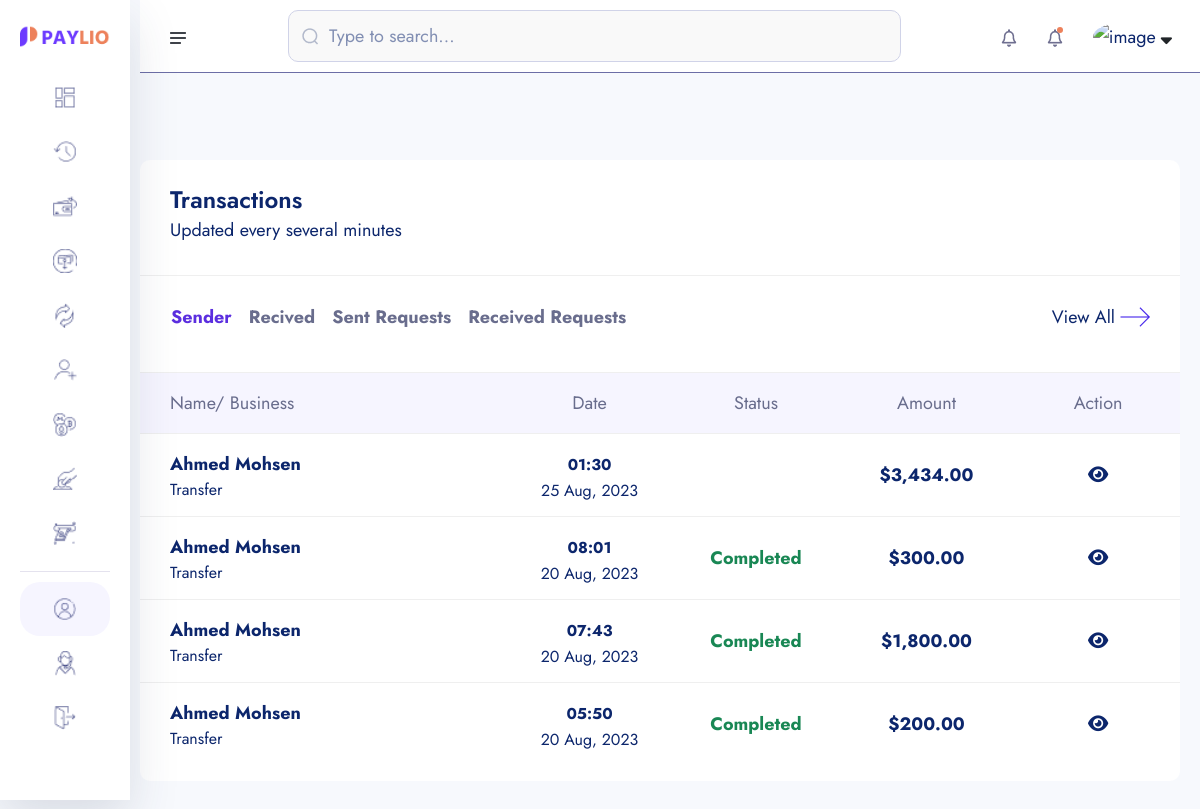
Page /transaction/ (signed in) on the committed database.
### core/models.py (models this page shows, shortened)
class Transaction(models.Model):
    transaction_id = ShortUUIDField(unique = True, length = 15, max_length=20, prefix="TRN")
    user = models.ForeignKey(User, on_delete=models.SET_NULL, null=True, related_name="user")
    amount = models.DecimalField(max_digits=12, decimal_places=2,default=0.00)
    description = models.CharField(max_length=1000, null=True, blank=True)
    reciver = models.ForeignKey(User, on_delete=models.SET_NULL, null=True, related_name="reciver")
    sender = models.ForeignKey(User, on_delete=models.SET_NULL, null=True, related_name="sender")
    reciver_account = models.ForeignKey(Account, on_delete=models.SET_NULL, null=True, related_name="reciver_account")
    sender_account = models.ForeignKey(Account, on_delete=models.SET_NULL, null=True, related_name="sender_account")
    status = models.CharField(choices=TRANSACTION_STATUS ,max_length=100, default="pending")
    transaction_type = models.CharField(choices=TRANSACTION_TYPE ,max_length=100, default="none")
    date = models.DateTimeField(auto_now_add=True)
    update = models.DateTimeField(auto_now_add=False, null=True, blank=True)

### userauths/models.py (models this page shows, shortened)
class User(AbstractUser):
    username = models.CharField(max_length=100)
    email = models.EmailField(unique=True)
    is_staff = models.BooleanField(default=False)
    is_superuser = models.BooleanField(default=False)
    USERNAME_FIELD = 'email'
    REQUIRED_FIELDS = ['username']

### account/models.py (models this page shows, shortened)
class KYC(models.Model):
    id = models.UUIDField(primary_key=True, unique=True, default=uuid.uuid4, editable=False)
    user =  models.OneToOneField(User, on_delete=models.CASCADE)
    account =  models.OneToOneField(Account, on_delete=models.CASCADE, null=True, blank=True)
    full_name = models.CharField(max_length=1000)
    image = models.ImageField(upload_to="kyc", default="default.jpg")
    marital_status = models.CharField(choices=MARITAL_STATUS, max_length=40)
    gender = models.CharField(choices=GENDER, max_length=40)
    identity_type = models.CharField(choices=IDENTITY_TYPE, max_length=140)
    identity_image = models.ImageField(upload_to="kyc", null=True, blank=True)
    date_of_birth = models.DateTimeField(auto_now_add=False)
    signature = models.ImageField(upload_to="kyc")
    country = models.CharField(max_length=100)
    state = models.CharField(max_length=100)
    city = models.CharField(max_length=100)
    mobile = models.CharField(max_length=1000)
    fax = models.CharField(max_length=1000)
    date = models.DateTimeField(auto_now_add=True)
    class Meta:
        ordering = ['-date']

### core/transaction.py (the view)
# urls.py: path('transaction/',transaction_list, name='transaction-list' ),
@login_required
def transaction_list(request):
    transaction_sender = Transaction.objects.filter(sender = request.user, transaction_type="transfer").order_by("-id")
    transaction_reciver = Transaction.objects.filter(reciver = request.user, transaction_type="transfer").order_by("-id")
    request_sender_transaction = Transaction.objects.filter(sender=request.user, transaction_type="request")
    request_reciever_transaction = Transaction.objects.filter(reciver=request.user, transaction_type="request")
    context = {
        "transaction_sender":transaction_sender,
        "transaction_reciver":transaction_reciver,
        "request_sender_transaction":request_sender_transaction,
        "request_reciever_transaction": request_reciever_transaction,
    }
    return render(request, 'transaction/transaction_list.html', context)

### templates/transaction/transaction_list.html (shortened to what this page needs)
{% extends "partials/dashboard-base.html" %}
{% load static %}
{% load humanize %}
{% block content %}
    <section class="dashboard-section body-collapse">
        <div class="overlay pt-120">
            <div class="container-fruid">
                <div class="row">
                    <div class="col-xl-12 col-lg-12">
                        <div class="section-content">
                            <div class="transactions-area mt-40">
                                <div class="section-text">
                                    <h5>Transactions</h5>
                                    <p>Updated every several minutes</p>
                                </div>
                                <div class="top-area d-flex align-items-center justify-content-between">
                                    <ul class="nav nav-tabs" role="tablist">
                                        <li class="nav-item" role="presentation">
                                            <button class="nav-link active" id="latest-tab" data-bs-toggle="tab" data-bs-target="#latest" type="button" role="tab" aria-controls="latest" aria-selected="true">Sender</button>
                                        </li>
                                        <li class="nav-item" role="presentation">
                                            <button class="nav-link" id="upcoming-tab" data-bs-toggle="tab" data-bs-target="#upcoming" type="button" role="tab" aria-controls="upcoming" aria-selected="false">Recived</button>
                                        </li>
                                        <li class="nav-item" role="presentation">
                                            <button class="nav-link" id="sender-request-tab" data-bs-toggle="tab" data-bs-target="#sender-request" type="button" role="tab" aria-controls="upcoming" aria-selected="false">Sent Requests</button>
                                        </li>
                                        <li class="nav-item" role="presentation">
                                            <button class="nav-link" id="reciever-request-tab" data-bs-toggle="tab" data-bs-target="#reciever-request" type="button" role="tab" aria-controls="upcoming" aria-selected="false">Received Requests</button>
                                        </li>
                                    </ul>
                                    <div class="view-all d-flex align-items-center">
                                        <a href="javascript:void(0)">View All</a>
                                        <img src="assets/images/icon/right-arrow.png" alt="icon">
                                    </div>
                                </div>
                                <div class="tab-content mt-40">
                                    <div class="tab-pane fade show active" id="latest" role="tabpanel" aria-labelledby="latest-tab">
                                        <div class="table-responsive">
                                            <table class="table">
                                                <thead>
                                                    <tr>
                                                        <th scope="col">Name/ Business</th>
                                                        <th scope="col">Date</th>
                                                        <th scope="col">Status</th>
                                                        <th scope="col">Amount</th>
                                                        <th scope="col">Action</th>
                                                    </tr>
                                                </thead>
                                                <tbody>
                                                    {% for s in transaction_sender  %}
                                                    <tr data-bs-toggle="modal" data-bs-target="#transactionsMod">
                                                        <th scope="row">
                                                            <p>{{s.reciver.kyc.full_name|title}}</p>
                                                            <p class="mdr">{{s.transaction_type|title}}</p>
                                                        </th>
                                                        <td>
                                                            <p><small>{{s.date|date:"h:i"}}</small></p>
                                                            <p class="mdr">{{s.date|date:"d M, Y"}}</p>
                                                        </td>
                                                        <td>
                                                            {% if s.status == 'completed' %}
                                                                <p class="text-success">{{s.status|title}}</p>
                                                            {% endif %}
                                                        </td>
                                                        <td>
                                                            <p>${{s.amount|intcomma}}</p>
                                                        </td>
                                                        <td>
                                                            <a href="{% url 'core:transaction-detail' s.transaction_id %}"><i class=" fas fa-eye"></i></a>
                                                        </td>
                                                    </tr>
                                                    {% endfor %}
                                                </tbody>
                                            </table>
                                        </div>
                                    </div>
                                </div>
                            </div>
                        </div>
                    </div>
                </div>
            </div>
        </div>
    </section>
{% endblock content %}

### rows in the picture
Transaction: reciver.kyc.full_name "Ahmed Mohsen", transaction_type "Transfer", date "01:30", date "25 Aug, 2023", amount "3,434.00"
Transaction: reciver.kyc.full_name "Ahmed Mohsen", transaction_type "Transfer", date "08:01", date "20 Aug, 2023", status "Completed", amount "300.00"
Transaction: reciver.kyc.full_name "Ahmed Mohsen", transaction_type "Transfer", date "07:43", date "20 Aug, 2023", status "Completed", amount "1,800.00"
Transaction: reciver.kyc.full_name "Ahmed Mohsen", transaction_type "Transfer", date "05:50", date "20 Aug, 2023", status "Completed", amount "200.00"
